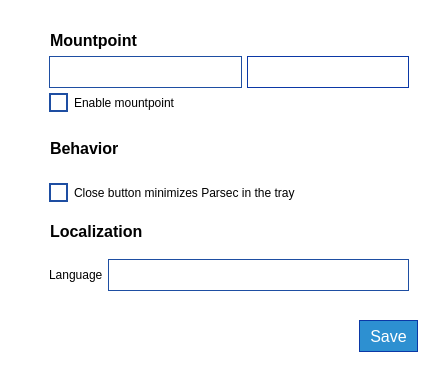
<?xml version="1.0" encoding="UTF-8"?>
<ui version="4.0">
 <class>GlobalSettingsWidget</class>
 <widget class="QWidget" name="GlobalSettingsWidget">
  <property name="geometry">
   <rect>
    <x>0</x>
    <y>0</y>
    <width>438</width>
    <height>372</height>
   </rect>
  </property>
  <property name="windowTitle">
   <string>Form</string>
  </property>
  <property name="styleSheet">
   <string notr="true">QWidget#GlobalSettingsWidget
{
background-color: rgb(255, 255, 255);
}

QLineEdit
{
border: 1px solid rgb(30, 78, 162);
padding-left: 10px;
}

QLineEdit[readOnly=&quot;true&quot;]
{
background-color: rgb(230, 230, 230);
}

QLineEdit:!enabled
{
border: 1px solid rgb(180, 180, 180);
}

QPushButton
{
background-color: rgb(45, 144, 209);
border: 1px solid rgb(11, 56, 166);
color: rgb(255, 255, 255);
padding-left: 10px;
padding-right: 10px;
}

QPushButton:disabled
{
border: 1px solid rgb(65, 75, 106);
background-color: rgb(112, 122, 153);
color: rgb(255, 255, 255);
}

QCheckBox::indicator
{
width: 15px;
height: 15px;
background-color: rgb(255, 255, 255);
border: 2px solid rgb(30, 78, 162);
color: black;
}

QCheckBox::indicator:checked
{
image: url(:/icons/images/icons/checked.png)
}

QComboBox
{
border: 1px solid rgb(30, 78, 162);
background-color: white;
color: black;
padding-left: 5px;
}

QComboBox::drop-down
{
border: 0px;
}

QComboBox::down-arrow
{
image: url(:/icons/images/icons/down-arrow.png);
width: 16px;
height: 16px;
padding-right: 5px;
}

QScrollBar:vertical
{
background: rgb(255, 255, 255);
}

QScrollBar::handle:vertical
{
background: rgb(12, 65, 157);
}

QScrollBar::add-line:vertical, QScrollBar::sub-line:vertical
{
border: none;
background: none;
}</string>
  </property>
  <layout class="QVBoxLayout" name="verticalLayout">
   <property name="spacing">
    <number>20</number>
   </property>
   <property name="leftMargin">
    <number>20</number>
   </property>
   <property name="topMargin">
    <number>20</number>
   </property>
   <property name="rightMargin">
    <number>20</number>
   </property>
   <property name="bottomMargin">
    <number>20</number>
   </property>
   <item>
    <widget class="QScrollArea" name="scrollArea">
     <property name="styleSheet">
      <string notr="true">background-color: rgb(255, 255, 255);</string>
     </property>
     <property name="frameShape">
      <enum>QFrame::NoFrame</enum>
     </property>
     <property name="frameShadow">
      <enum>QFrame::Plain</enum>
     </property>
     <property name="lineWidth">
      <number>0</number>
     </property>
     <property name="horizontalScrollBarPolicy">
      <enum>Qt::ScrollBarAlwaysOff</enum>
     </property>
     <property name="widgetResizable">
      <bool>true</bool>
     </property>
     <widget class="QWidget" name="scrollAreaWidgetContents">
      <property name="geometry">
       <rect>
        <x>0</x>
        <y>0</y>
        <width>398</width>
        <height>258</height>
       </rect>
      </property>
      <layout class="QVBoxLayout" name="verticalLayout_2">
       <item>
        <widget class="QWidget" name="widget_2" native="true">
         <layout class="QVBoxLayout" name="verticalLayout_8">
          <property name="spacing">
           <number>5</number>
          </property>
          <property name="leftMargin">
           <number>0</number>
          </property>
          <property name="topMargin">
           <number>0</number>
          </property>
          <property name="rightMargin">
           <number>0</number>
          </property>
          <property name="bottomMargin">
           <number>0</number>
          </property>
          <item>
           <layout class="QHBoxLayout" name="horizontalLayout_2">
            <item>
             <widget class="QLabel" name="label_2">
              <property name="minimumSize">
               <size>
                <width>16</width>
                <height>16</height>
               </size>
              </property>
              <property name="maximumSize">
               <size>
                <width>16</width>
                <height>16</height>
               </size>
              </property>
              <property name="text">
               <string/>
              </property>
              <property name="pixmap">
               <pixmap resource="../rc/resources.qrc">:/icons/images/icons/right-chevron_black.png</pixmap>
              </property>
              <property name="scaledContents">
               <bool>true</bool>
              </property>
             </widget>
            </item>
            <item>
             <widget class="QLabel" name="label">
              <property name="sizePolicy">
               <sizepolicy hsizetype="Expanding" vsizetype="Preferred">
                <horstretch>0</horstretch>
                <verstretch>0</verstretch>
               </sizepolicy>
              </property>
              <property name="font">
               <font>
                <pointsize>12</pointsize>
                <weight>75</weight>
                <bold>true</bold>
                <underline>false</underline>
               </font>
              </property>
              <property name="text">
               <string>Mountpoint</string>
              </property>
             </widget>
            </item>
           </layout>
          </item>
          <item>
           <layout class="QVBoxLayout" name="verticalLayout_3">
            <property name="leftMargin">
             <number>20</number>
            </property>
            <item>
             <layout class="QHBoxLayout" name="horizontalLayout">
              <item>
               <widget class="QLineEdit" name="line_edit_mountpoint">
                <property name="minimumSize">
                 <size>
                  <width>0</width>
                  <height>32</height>
                 </size>
                </property>
                <property name="font">
                 <font>
                  <pointsize>12</pointsize>
                  <weight>50</weight>
                  <bold>false</bold>
                 </font>
                </property>
                <property name="styleSheet">
                 <string notr="true"/>
                </property>
                <property name="text">
                 <string/>
                </property>
                <property name="readOnly">
                 <bool>true</bool>
                </property>
               </widget>
              </item>
              <item>
               <widget class="QPushButton" name="button_choose_mountpoint">
                <property name="enabled">
                 <bool>true</bool>
                </property>
                <property name="minimumSize">
                 <size>
                  <width>0</width>
                  <height>32</height>
                 </size>
                </property>
                <property name="font">
                 <font>
                  <pointsize>12</pointsize>
                  <weight>50</weight>
                  <bold>false</bold>
                 </font>
                </property>
                <property name="layoutDirection">
                 <enum>Qt::RightToLeft</enum>
                </property>
                <property name="styleSheet">
                 <string notr="true"/>
                </property>
                <property name="text">
                 <string>Choose mountpoint</string>
                </property>
                <property name="icon">
                 <iconset resource="../rc/resources.qrc">
                  <normaloff>:/icons/images/icons/edit_white.png</normaloff>:/icons/images/icons/edit_white.png</iconset>
                </property>
                <property name="iconSize">
                 <size>
                  <width>24</width>
                  <height>24</height>
                 </size>
                </property>
               </widget>
              </item>
             </layout>
            </item>
            <item>
             <widget class="QCheckBox" name="checkbox_enable_mountpoint">
              <property name="text">
               <string>Enable mountpoint</string>
              </property>
              <property name="tristate">
               <bool>false</bool>
              </property>
             </widget>
            </item>
           </layout>
          </item>
         </layout>
        </widget>
       </item>
       <item>
        <widget class="QWidget" name="widget_3" native="true">
         <layout class="QVBoxLayout" name="verticalLayout_9">
          <property name="spacing">
           <number>5</number>
          </property>
          <property name="leftMargin">
           <number>0</number>
          </property>
          <property name="topMargin">
           <number>0</number>
          </property>
          <property name="rightMargin">
           <number>0</number>
          </property>
          <property name="bottomMargin">
           <number>0</number>
          </property>
          <item>
           <layout class="QHBoxLayout" name="horizontalLayout_3">
            <item>
             <widget class="QLabel" name="label_3">
              <property name="minimumSize">
               <size>
                <width>16</width>
                <height>16</height>
               </size>
              </property>
              <property name="maximumSize">
               <size>
                <width>16</width>
                <height>16</height>
               </size>
              </property>
              <property name="text">
               <string/>
              </property>
              <property name="pixmap">
               <pixmap resource="../rc/resources.qrc">:/icons/images/icons/right-chevron_black.png</pixmap>
              </property>
              <property name="scaledContents">
               <bool>true</bool>
              </property>
             </widget>
            </item>
            <item>
             <widget class="QLabel" name="label_4">
              <property name="font">
               <font>
                <pointsize>12</pointsize>
                <weight>75</weight>
                <bold>true</bold>
               </font>
              </property>
              <property name="text">
               <string>Behavior</string>
              </property>
             </widget>
            </item>
           </layout>
          </item>
          <item>
           <layout class="QVBoxLayout" name="verticalLayout_4">
            <property name="leftMargin">
             <number>20</number>
            </property>
            <item>
             <widget class="QCheckBox" name="checkbox_tray">
              <property name="text">
               <string>Close button minimizes Parsec in the tray</string>
              </property>
             </widget>
            </item>
           </layout>
          </item>
         </layout>
        </widget>
       </item>
       <item>
        <widget class="QWidget" name="widget_4" native="true">
         <layout class="QVBoxLayout" name="verticalLayout_13">
          <property name="spacing">
           <number>5</number>
          </property>
          <property name="leftMargin">
           <number>0</number>
          </property>
          <property name="topMargin">
           <number>0</number>
          </property>
          <property name="rightMargin">
           <number>0</number>
          </property>
          <property name="bottomMargin">
           <number>0</number>
          </property>
          <item>
           <layout class="QHBoxLayout" name="horizontalLayout_8">
            <item>
             <widget class="QLabel" name="label_9">
              <property name="minimumSize">
               <size>
                <width>16</width>
                <height>16</height>
               </size>
              </property>
              <property name="maximumSize">
               <size>
                <width>16</width>
                <height>16</height>
               </size>
              </property>
              <property name="text">
               <string/>
              </property>
              <property name="pixmap">
               <pixmap resource="../rc/resources.qrc">:/icons/images/icons/right-chevron_black.png</pixmap>
              </property>
              <property name="scaledContents">
               <bool>true</bool>
              </property>
             </widget>
            </item>
            <item>
             <widget class="QLabel" name="label_8">
              <property name="font">
               <font>
                <pointsize>12</pointsize>
                <weight>75</weight>
                <bold>true</bold>
               </font>
              </property>
              <property name="text">
               <string>Localization</string>
              </property>
             </widget>
            </item>
           </layout>
          </item>
          <item>
           <layout class="QVBoxLayout" name="verticalLayout_11">
            <property name="leftMargin">
             <number>20</number>
            </property>
            <item>
             <layout class="QHBoxLayout" name="horizontalLayout_9">
              <item>
               <widget class="QLabel" name="label_10">
                <property name="text">
                 <string>Language</string>
                </property>
               </widget>
              </item>
              <item>
               <widget class="QComboBox" name="combo_languages">
                <property name="sizePolicy">
                 <sizepolicy hsizetype="Expanding" vsizetype="Fixed">
                  <horstretch>0</horstretch>
                  <verstretch>0</verstretch>
                 </sizepolicy>
                </property>
                <property name="minimumSize">
                 <size>
                  <width>0</width>
                  <height>32</height>
                 </size>
                </property>
               </widget>
              </item>
             </layout>
            </item>
           </layout>
          </item>
         </layout>
        </widget>
       </item>
      </layout>
     </widget>
    </widget>
   </item>
   <item>
    <spacer name="verticalSpacer">
     <property name="orientation">
      <enum>Qt::Vertical</enum>
     </property>
     <property name="sizeType">
      <enum>QSizePolicy::Preferred</enum>
     </property>
     <property name="sizeHint" stdset="0">
      <size>
       <width>0</width>
       <height>0</height>
      </size>
     </property>
    </spacer>
   </item>
   <item>
    <layout class="QHBoxLayout" name="horizontalLayout_5">
     <item>
      <spacer name="horizontalSpacer">
       <property name="orientation">
        <enum>Qt::Horizontal</enum>
       </property>
       <property name="sizeHint" stdset="0">
        <size>
         <width>40</width>
         <height>20</height>
        </size>
       </property>
      </spacer>
     </item>
     <item>
      <widget class="QPushButton" name="button_save">
       <property name="minimumSize">
        <size>
         <width>0</width>
         <height>32</height>
        </size>
       </property>
       <property name="maximumSize">
        <size>
         <width>16777215</width>
         <height>32</height>
        </size>
       </property>
       <property name="font">
        <font>
         <pointsize>12</pointsize>
        </font>
       </property>
       <property name="layoutDirection">
        <enum>Qt::RightToLeft</enum>
       </property>
       <property name="text">
        <string>Save</string>
       </property>
       <property name="icon">
        <iconset resource="../rc/resources.qrc">
         <normaloff>:/icons/images/icons/checked_white.png</normaloff>:/icons/images/icons/checked_white.png</iconset>
       </property>
       <property name="iconSize">
        <size>
         <width>24</width>
         <height>24</height>
        </size>
       </property>
      </widget>
     </item>
    </layout>
   </item>
  </layout>
 </widget>
 <resources>
  <include location="../rc/resources.qrc"/>
 </resources>
 <connections/>
</ui>
